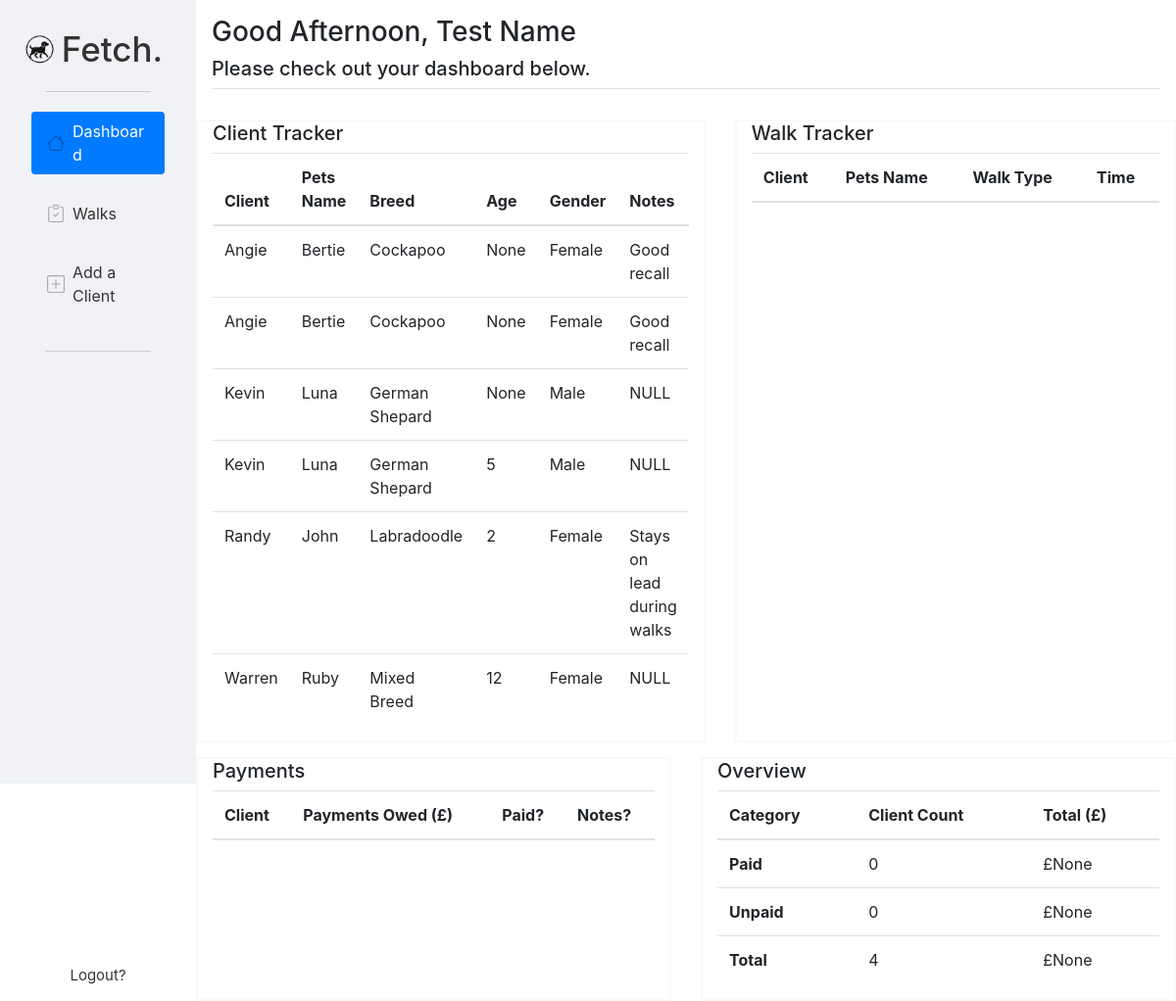
/ (signed in), run on the app's committed database.
### tables this page shows
CREATE TABLE clients (
    id INTEGER PRIMARY KEY AUTOINCREMENT,
    user_id INTEGER NOT NULL,
    client_name TEXT NOT NULL,
    pets_name TEXT NOT NULL,
    breed TEXT,
    age INTEGER,
    gender TEXT,
    image BLOB,
    contract BLOB,
    notes TEXT,
    FOREIGN KEY (user_id) REFERENCES users(id)
);

### app.py (the view)
@app.route('/')
@login_required
def index():
    connection = sqlite3.connect("fetch.db")
    cursor = connection.cursor()
    client_db = cursor.execute("SELECT * FROM clients WHERE user_id = ?", (session["user_id"],)).fetchall()
    walk_client_db = cursor.execute("SELECT clients.client_name, clients.pets_name, walks.type, walks.time FROM clients INNER JOIN walks ON clients.id=walks.client_id WHERE user_id = ?",(session["user_id"], )).fetchall()
    payment_client_db = cursor.execute("SELECT clients.client_name, clients.pets_name, SUM(walks.payment) AS total_payment, walks.paid, walks.notes FROM clients INNER JOIN walks ON clients.id=walks.client_id WHERE user_id = ? GROUP BY clients.client_name, clients.pets_name, walks.paid", (session["user_id"],)).fetchall()
    overview_paid = cursor.execute("SELECT COUNT(DISTINCT clients.id) AS paid_clients, SUM(walks.payment) AS total_paid FROM clients INNER JOIN walks ON clients.id = walks.client_id WHERE walks.paid = ? AND user_id = ?", ("Yes", session["user_id"]), ).fetchone()
    overview_unpaid = cursor.execute("SELECT COUNT(DISTINCT clients.id) AS unpaid_clients, SUM(walks.payment) AS total_unpaid FROM clients INNER JOIN walks ON clients.id = walks.client_id WHERE walks.paid = ? AND user_id = ?", ("No", session["user_id"]), ).fetchone()
    total_clients = cursor.execute("SELECT COUNT(DISTINCT client_name) FROM clients WHERE user_id = ?", (session["user_id"],)).fetchone() or 0
    total_paid = cursor.execute("SELECT SUM(walks.payment) FROM walks JOIN clients ON walks.client_id = clients.id WHERE clients.user_id = ?", (session["user_id"], )).fetchone() or 0
    name = session.get("name")
    time = datetime.now().hour
    if time < 12:
        greeting = "Good Morning, "
    elif time < 17:
        greeting = "Good Afternoon, "
    elif time > 17:
        greeting = "Good Evening, "
    connection.commit()
    connection.close()
    return render_template("index.html", name=name, greeting=greeting, client=client_db, walks=walk_client_db, payment=payment_client_db, unpaid=overview_unpaid, paid=overview_paid, total_clients=total_clients, total_paid=total_paid)

### app.py (called while the page is built)
def login_required(view):
    @wraps(view)
    def wrapped_view(**kwargs):
        if "user_id" not in session:
            return redirect(url_for("login"))
        return view(**kwargs)
    return wrapped_view

### templates/index.html (shortened to what this page needs)
{% extends "layout.html" %}
{% block body %}
<div class="d-flex">
  <div class="sidebar p-3 text-break" style="height: 100vh; width: 15%; min-width: 200px; background-color: #F0F2F5;">
    <nav class="navbar">
      <div class="container-fluid">
        <a class="navbar-brand d-flex align-items-center gap-2" href="#">
          <img id="sidebar-logo" src="/static/k9-logo.png" alt="Logo" width="auto" height="45">
          Fetch.
        </a>
        <hr>
        <nav class="nav nav-pills flex-column flex-sm-column flex-lg-column" style="width: 100%;">
          <a class="flex-fill text-sm-start nav-link active" aria-current="page" href="/">
            <img class="link-logo" src="/static/house.svg" alt="Home" style="height: 18px; width: 18px;">
            Dashboard
          </a>
          <a class="flex-fill text-sm-start nav-link" href="/walks">
            <img class="link-logo" src="/static/clipboard-check.svg" alt="Home" style="height: 18px; width: 18px;">
            Walks
          </a>
          <a class="flex-fill text-sm-start nav-link" href="/add">
            <img class="link-logo" src="/static/plus-square.svg" alt="Home" style="height: 18px; width: 18px;">
            Add a Client
          </a>
          <hr>
        </nav>
          <a id="logout" href="/logout">Logout?</a>
      </div>
  </div>
  <div class="container-fluid">
    <div class="row p-3 flex-column b-2">
      <h3>{{greeting}}{{name}}</h3>
      <span class="border-bottom"><h5>Please check out your dashboard below.</h5></span>
    </div>
        <div class="row" style="margin-top: 15px;">
          <div class="col" style="border: 2px solid rgb(249, 249, 249); margin-right: 30px;">
            <h5>Client Tracker</h5>
            <table class="table">
              <thead>
                <tr>
                  <th scope="col">Client</th>
                  <th scope="col">Pets Name</th>
                  <th scope="col">Breed</th>
                  <th scope="col">Age</th>
                  <th scope="col">Gender</th>
                  <th scope="col">Notes</th>
                </tr>
              </thead>
              <tbody>
                  {% for row in client %}
                <tr>
                  <td>{{ row[2] }}</td>
                  <td>{{ row[3] }}</td>
                  <td>{{ row[4] }}</td>
                  <td>{{ row[5] }}</td>
                  <td>{{ row[6] }}</td>
                  <td>{{ row[9] }}</td>
                </tr>
                  {% endfor %}
              </tbody>
            </table>
          </div>
          <div class="col" style="border: 2px solid rgb(249, 249, 249);">
            <h5>Walk Tracker</h5>
            <table class="table">
              <thead>
                <tr>
                  <th scope="col">Client</th>
                  <th scope="col">Pets Name</th>
                  <th scope="col">Walk Type</th>
                  <th scope="col">Time</th>
                </tr>
              </thead>
            </table>
          </div>
          </div>
        <div class="row" style="margin-top: 15px;">
          <div class="col" style="border: 2px solid rgb(249, 249, 249); margin-right: 30px;">
            <h5>Payments</h5>
            <table class="table">
              <thead>
                <tr>
                  <th scope="col">Client</th>
                  <th scope="col">Payments Owed (£)</th>
                  <th scope="col">Paid?</th>
                  <th scope="col">Notes?</th>
                </tr>
              </thead>
            </table>
          </div>
          <div class="col" style="border: 2px solid rgb(249, 249, 249);">
            <h5>Overview</h5>
            <table class="table">
              <thead>
                <tr>
                  <th scope="col">Category</th>
                  <th scope="col">Client Count</th>
                  <th scope="col">Total (£)</th>
                </tr>
              </thead>
              <tbody>
                <tr>
                  <th scope="row">Paid</td>
                  <td>{{ paid[0] }}</td>
                  <td>£{{ paid[1] }}</td>
                </tr>
                <tr>
                  <th scope="row">Unpaid</td>
                  <td>{{ unpaid[0] }}</td>
                  <td>£{{ unpaid[1] }}</td>
                </tr>
                <tr>
                  <th scope="row">Total</td>
                  <td>
                    {{ total_clients[0] }}
                  </td>
                  <td>£{{ total_paid[0] }}</td>
                </tr>
              </tbody>
            </table>
          </div>
          </div>
        </div>
  </div>
{% endblock %}

### templates/layout.html (shortened to what this page needs)
<!DOCTYPE html>
<html lang="en">
<head>
    <link rel="stylesheet" href="https://cdn.jsdelivr.net/npm/bootstrap@4.3.1/dist/css/bootstrap.min.css">
    <link href="/static/style.css" rel="stylesheet">
</head>
<body>
    {% block body %}{% endblock %}
</body>
</html>

### static/style.css (style rules this page uses)
* { box-sizing: border-box; padding: 0; margin: 0;; }
body { position: relative; }
.navbar>.container-fluid { display: flex; justify-content: center; align-items: center; padding: 0px; }
.navbar-brand { font-size: 35px; font-weight: 500; padding: 0px; color: #333333; }
.flex-fill { color: #333333; }
hr { border: none; border-top: 1px solid #ccc; margin-bottom: 8px; width: 80%; align-self: center; margin-bottom: 20px; }
.nav-link { display: flex; align-items: center; gap: 8px; }
.link-logo { opacity: 0.3; }
#logout { color: #333333; font-size: 15px; position: fixed; margin-bottom: 15px; bottom: 0; }
.flex-fill { margin-bottom: 20px; }

### data on the page
clients: client_name "Angie", pets_name "Bertie", breed "Cockapoo", row "None", gender "Female", notes "Good recall"
clients: client_name "Angie", pets_name "Bertie", breed "Cockapoo", row "None", gender "Female", notes "Good recall"
clients: client_name "Kevin", pets_name "Luna", breed "German Shepard", row "None", gender "Male", notes "NULL"
clients: client_name "Kevin", pets_name "Luna", breed "German Shepard", age "5", gender "Male", notes "NULL"
clients: client_name "Randy", pets_name "John", breed "Labradoodle", age "2", gender "Female", notes "Stays on lead during walks"
clients: client_name "Warren", pets_name "Ruby", breed "Mixed Breed", age "12", gender "Female", notes "NULL"

### other printed values
{{ greeting }} "Good Afternoon,"
{{ name }} "Test Name"
{{ paid[0] }} "0"
{{ paid[1] }} "None"
{{ unpaid[0] }} "0"
{{ unpaid[1] }} "None"
{{ total_clients[0] }} "4"
{{ total_paid[0] }} "None"
